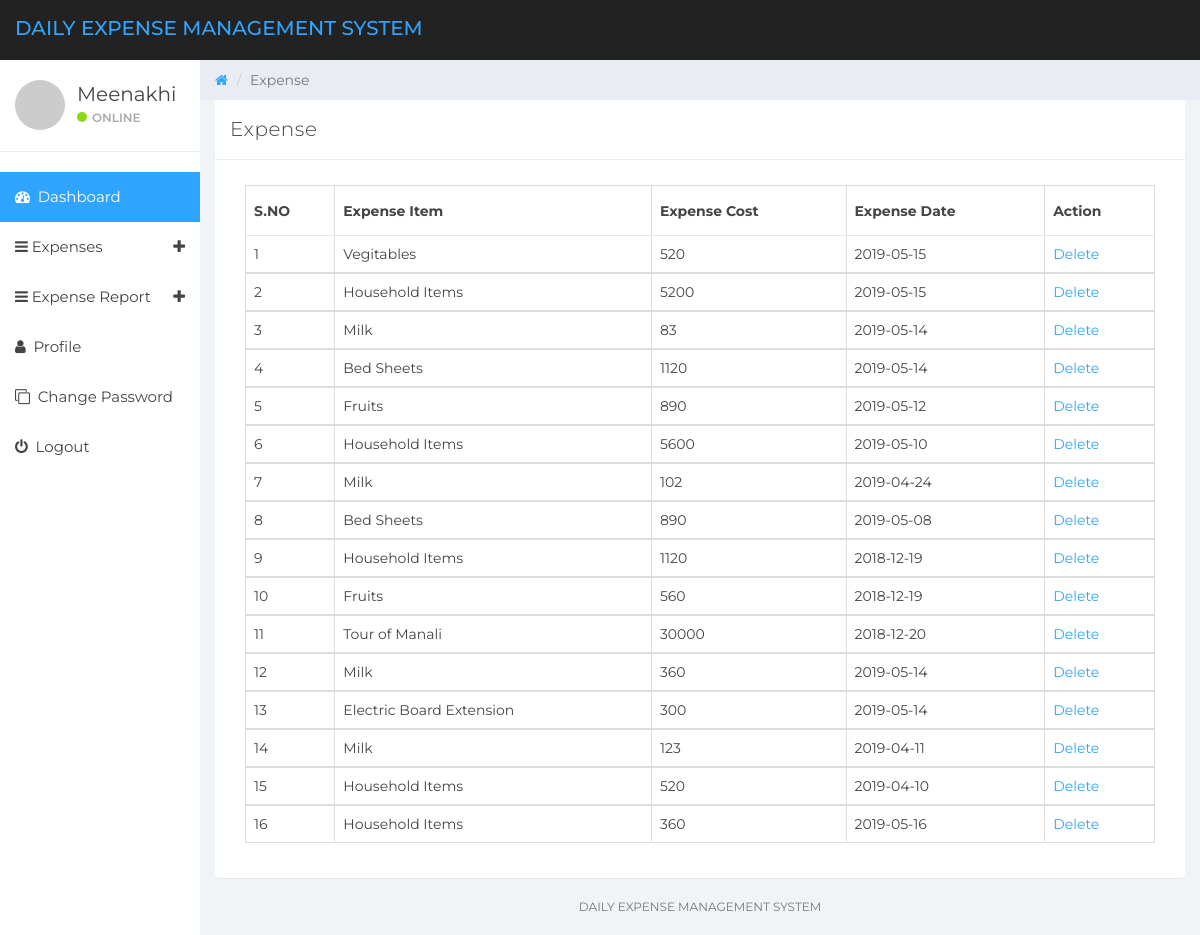
The app's page /dets/manage-expense.php (signed in) with its own data.
### tables this page shows
CREATE TABLE `tbluser` (
  `ID` int(10) NOT NULL,
  `FullName` varchar(150) DEFAULT NULL,
  `Email` varchar(200) DEFAULT NULL,
  `MobileNumber` bigint(10) DEFAULT NULL,
  `Password` varchar(200) DEFAULT NULL,
  `RegDate` timestamp NOT NULL DEFAULT current_timestamp()
);

CREATE TABLE `tblexpense` (
  `ID` int(10) NOT NULL,
  `UserId` int(10) NOT NULL,
  `ExpenseDate` date DEFAULT NULL,
  `ExpenseItem` varchar(200) DEFAULT NULL,
  `ExpenseCost` varchar(200) DEFAULT NULL,
  `NoteDate` timestamp NULL DEFAULT current_timestamp()
);

### dets/manage-expense.php (the view, shortened to what this page needs)
  <?php
if (strlen($_SESSION['detsuid']==0)) {
  header('location:logout.php');
  } else{
?>
<!DOCTYPE html>
<html>
<head>
	<link href="css/bootstrap.min.css" rel="stylesheet">
	<link href="css/font-awesome.min.css" rel="stylesheet">
	<link href="css/datepicker3.css" rel="stylesheet">
	<link href="css/styles.css" rel="stylesheet">
</head>
<body>
	<?php include_once('includes/header.php');?>
	<?php include_once('includes/sidebar.php');?>
	<div class="col-sm-9 col-sm-offset-3 col-lg-10 col-lg-offset-2 main">
		<div class="row">
			<ol class="breadcrumb">
				<li><a href="#">
					<em class="fa fa-home"></em>
				</a></li>
				<li class="active">Expense</li>
			</ol>
		</div>
		<div class="row">
			<div class="col-lg-12">
				<div class="panel panel-default">
					<div class="panel-heading">Expense</div>
					<div class="panel-body">
						<div class="col-md-12">
							<div class="table-responsive">
            <table class="table table-bordered mg-b-0">
              <thead>
                <tr>
                  <th>S.NO</th>
                  <th>Expense Item</th>
                  <th>Expense Cost</th>
                  <th>Expense Date</th>
                  <th>Action</th>
                </tr>
              </thead>
              <?php
              $userid=$_SESSION['detsuid'];
$ret=mysqli_query($con,"select * from tblexpense where UserId='$userid'");
$cnt=1;
while ($row=mysqli_fetch_array($ret)) {
?>
              <tbody>
                <tr>
                  <td><?php echo $cnt;?></td>
                  <td><?php  echo $row['ExpenseItem'];?></td>
                  <td><?php  echo $row['ExpenseCost'];?></td>
                  <td><?php  echo $row['ExpenseDate'];?></td>
                  <td><a href="manage-expense.php?delid=<?php echo $row['ID'];?>">Delete</a>
                </tr>
                <?php
$cnt=$cnt+1;
}?>
              </tbody>
            </table>
          </div>
						</div>
					</div>
				</div>
			</div>
			<?php include_once('includes/footer.php');?>
		</div>
	</div>
</body>
</html>
<?php }  ?>

### dets/includes/header.php (shortened to what this page needs)
<nav class="navbar navbar-custom navbar-fixed-top" role="navigation">
        <div class="container-fluid">
            <div class="navbar-header">
                <a class="navbar-brand" href="dashboard.php"><span>Daily Expense Management System</span></a>
            </div>
        </div>
    </nav>

### dets/includes/sidebar.php (shortened to what this page needs)
<?php
include('includes/dbconnection.php');
?>
<div id="sidebar-collapse" class="col-sm-3 col-lg-2 sidebar">
        <div class="profile-sidebar">
            <div class="profile-userpic">
                <img src="http://placehold.it/50/30a5ff/fff" class="img-responsive" alt="">
            </div>
            <div class="profile-usertitle">
                <?php
$uid=$_SESSION['detsuid'];
$ret=mysqli_query($con,"select FullName from tbluser where ID='$uid'");
$row=mysqli_fetch_array($ret);
$name=$row['FullName'];
?>
                <div class="profile-usertitle-name"><?php echo $name; ?></div>
                <div class="profile-usertitle-status"><span class="indicator label-success"></span>Online</div>
            </div>
        </div>
        <ul class="nav menu">
            <li class="active"><a href="dashboard.php"><em class="fa fa-dashboard">&nbsp;</em> Dashboard</a></li>
            <li class="parent "><a data-toggle="collapse" href="#sub-item-1">
                <em class="fa fa-navicon">&nbsp;</em>Expenses <span data-toggle="collapse" href="#sub-item-1" class="icon pull-right"><em class="fa fa-plus"></em></span>
                </a>
            </li>
  <li class="parent "><a data-toggle="collapse" href="#sub-item-2">
                <em class="fa fa-navicon">&nbsp;</em>Expense Report <span data-toggle="collapse" href="#sub-item-1" class="icon pull-right"><em class="fa fa-plus"></em></span>
                </a>
            </li>
            <li><a href="user-profile.php"><em class="fa fa-user">&nbsp;</em> Profile</a></li>
             <li><a href="change-password.php"><em class="fa fa-clone">&nbsp;</em> Change Password</a></li>
<li><a href="logout.php"><em class="fa fa-power-off">&nbsp;</em> Logout</a></li>
        </ul>
    </div>

### dets/includes/footer.php
<div class="col-sm-12">
				<p class="back-link">Daily Expense Management System</p>
			</div>

### dets/css/styles.css (style rules this page uses)
body { background: #f1f4f7; padding-top: 60px; font-size: 14px; color: #444444; font-family: "Montserrat", "Helvetica Neue", Helvetica, Arial, sans-serif; }
p { color: #777; }
a, a:hover, a:focus { color: #30a5ff; }
.navbar-custom { background: #222; height: 60px; }
.navbar-header .navbar-brand { color: #fff; font-size: 20px; text-transform: uppercase; font-weight: 500; height: 60px; padding-top: 18px; }
.navbar-header .navbar-brand span { color: #30a5ff; }
.label-success { background-color: #8ad919; }
.panel { border: 0; }
.panel-heading { font-size: 20px; font-weight: 300; letter-spacing: 0.025em; height: 60px; line-height: 38px; }
.panel-default .panel-heading { background: #fff; border-bottom: 1px solid #e9ecf2; color: #444444; }
.navbar { border: 0; }
.sidebar { display: block; padding: 0; display: none; box-shadow: none; background: #fff; }
.sidebar ul { margin: 20px 0px; }
@media (min-width: 768px) { .sidebar { display: block; position: fixed; top: 60px; bottom: 0; left: 0; z-index: 1000; display: block; margin: 0; padding: 0; overflow-x: hidden; overflow-y: auto; } }
@media (min-width: 768px) { .navbar-header { width: 100%; } }
.sidebar ul.nav .active a, .sidebar ul.nav li.parent a.active, .sidebar ul.nav .active > a:hover, .sidebar ul.nav li.parent a.active:hover, .sidebar ul.nav .active > a:focus, .sidebar ul.nav li.parent a.active:focus { color: #fff; background-color: #30a5ff; }
.sidebar ul.nav li a { height: 50px; font-size: 15px; line-height: 2em; color: #444444; }
.profile-sidebar { padding: 10px 0; border-bottom: 1px solid #e9ecf2; }
.indicator { width: 10px; height: 10px; display: inline-block; border-radius: 9999px; margin-right: 5px; }
.profile-userpic img { float: left; margin: 10px 0px 0px 15px; width: 50px; height: 50px; border-radius: 9999px !important; }
.profile-usertitle { float: left; text-align: left; margin: 10px 0 0 12px; }
.profile-usertitle-name { font-size: 20px; margin-bottom: 0px; }
.profile-usertitle-status { text-transform: uppercase; color: #AAA; font-size: 12px; font-weight: 600; margin-bottom: 15px; }
.breadcrumb { border-radius: 0; padding: 10px 15px 10px 15px; background: #e9ecf2; margin: 0; }
.table { background: #fff; }
.table > thead > tr > th { border-bottom: 1px solid #e6e7e8; vertical-align: middle; height: 50px; }
p.back-link { text-align: center; margin-bottom: 20px; font-size: 12px; text-transform: uppercase; }

### records on screen
tbluser: FullName "Meenakhi"
tblexpense: ExpenseItem "Vegitables", ExpenseCost "520", ExpenseDate "2019-05-15"
tblexpense: ExpenseItem "Household Items", ExpenseCost "5200", ExpenseDate "2019-05-15"
tblexpense: ExpenseItem "Milk", ExpenseCost "83", ExpenseDate "2019-05-14"
tblexpense: ExpenseItem "Bed Sheets", ExpenseCost "1120", ExpenseDate "2019-05-14"
tblexpense: ExpenseItem "Fruits", ExpenseCost "890", ExpenseDate "2019-05-12"
tblexpense: ExpenseItem "Household Items", ExpenseCost "5600", ExpenseDate "2019-05-10"
tblexpense: ExpenseItem "Milk", ExpenseCost "102", ExpenseDate "2019-04-24"
tblexpense: ExpenseItem "Bed Sheets", ExpenseCost "890", ExpenseDate "2019-05-08"
tblexpense: ExpenseItem "Household Items", ExpenseCost "1120", ExpenseDate "2018-12-19"
tblexpense: ExpenseItem "Fruits", ExpenseCost "560", ExpenseDate "2018-12-19"
tblexpense: ExpenseItem "Tour of Manali", ExpenseCost "30000", ExpenseDate "2018-12-20"
tblexpense: ExpenseItem "Milk", ExpenseCost "360", ExpenseDate "2019-05-14"
tblexpense: ExpenseItem "Electric Board Extension", ExpenseCost "300", ExpenseDate "2019-05-14"
tblexpense: ExpenseItem "Milk", ExpenseCost "123", ExpenseDate "2019-04-11"
tblexpense: ExpenseItem "Household Items", ExpenseCost "520", ExpenseDate "2019-04-10"
tblexpense: ExpenseItem "Household Items", ExpenseCost "360", ExpenseDate "2019-05-16"
